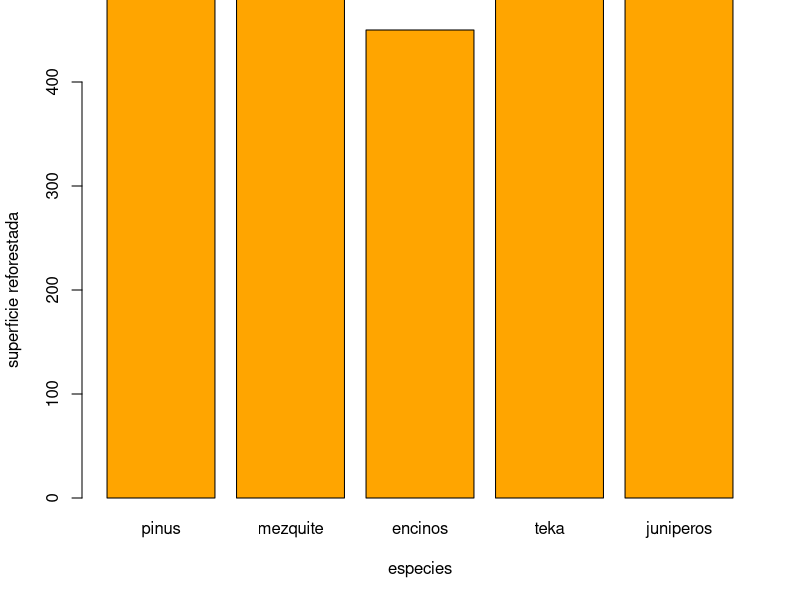

Reproduce this figure in R.
#Andrea Gonzalez Bañuelas
#1946191

pinus<-3140
mezquite<-1453
encinos<-450
teka<-1200
juniperos<-720

superficie <-c(pinus, mezquite, encinos, teka, juniperos)
barplot(superficie,
        col="orange",
        xlab= "especies",
        ylab="superficie reforestada",
        ylim=c(0,400),
        names.arg=c("pinus", "mezquite","encinos",
                    "teka", "juniperos"))

mean(superficie)


germinacion <- c(4, 1, 6, 2, 4,
                  2, 4, 2, 4, 6, 3,
                  5, 3, 2, 5, 4, 0,
                  5, 4, 2, 4, 5, 3,
                  5, 3, 5, 4, 3, 6, 2)

mean(germinacion)

#desviacion stdr

sd(germinacion)

#altura

altura <- c( 38, 14, 44, 11,
              9, 21, 39, 28,
              41, 4, 35, 24,
              36, 12, 20, 31,
              24, 25, 10, 21,
              11, 36, 37, 20,
              26)

mean(altura)

sd(altura)
